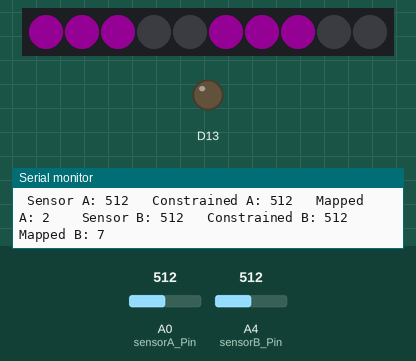
The sketch below on a simulated Adafruit Circuit Playground Express. On the bench: 10 RGB LEDs in strip order, left to right, output pins drawn as LEDs (lit = HIGH), the last lines printed to the serial monitor. The test bench sets the inputs (shaded band); at power-on: A0 (sensorA_Pin) = 512, A4 (sensorB_Pin) = 512. Dim RGB values are drawn brighter than linear.

Above: at 1.2 s.
1.3 s: A0 (sensorA_Pin) set to 757
2.8 s: A0 (sensorA_Pin) set to 778
At 3.9 s:
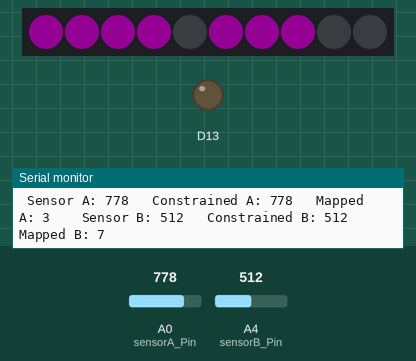
4.3 s: A4 (sensorB_Pin) set to 306
At 5.2 s:
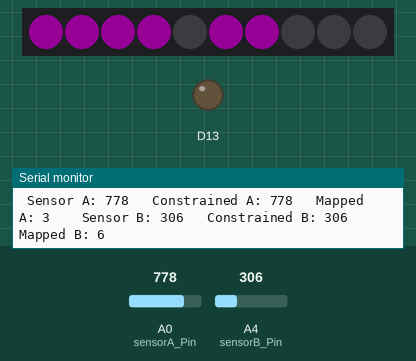
5.8 s: A0 (sensorA_Pin) set to 716
At 6.7 s:
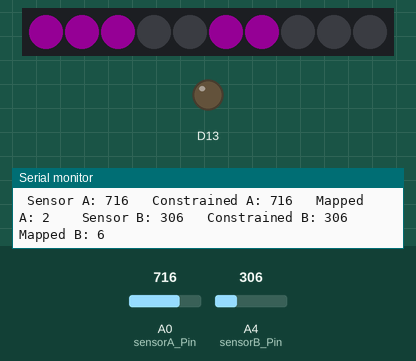
8.8 s: A4 (sensorB_Pin) set to 267
11.8 s: A4 (sensorB_Pin) set to 241
At 12.1 s:
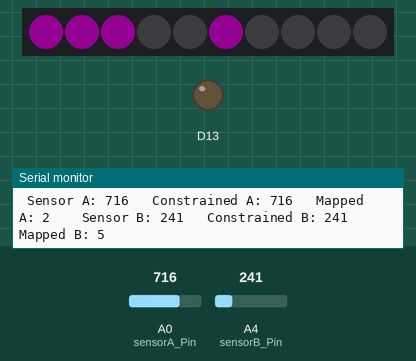
Timing chart, 0 to 14.3 s (numbered marks = the images above; inputs shaded):
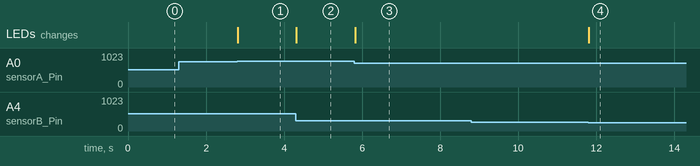

The sketch:

CPX_2xanalogSensors_MappedtoNeopixels.ino
```cpp
// map the value of two analog sensors to the number of neopixels lit up on either half of the CPX

#include <Adafruit_CircuitPlayground.h>

#define sensorA_Pin A0
#define sensorA_firstNeopixel 0
#define sensorA_lastNeopixel 4
#define sensorB_Pin A4
#define sensorB_firstNeopixel 5
#define sensorB_lastNeopixel 9

// Change to the lowest & highest values you see in the Serial Monitor
int sensorA_ValueLow = 0;
int sensorA_ValueHigh = 1023;
int sensorB_ValueLow = 0;
int sensorB_ValueHigh = 1023;

int sensorA_value;
int sensorA_value_constrained;
int sensorA_value_mapped;
int sensorB_value;
int sensorB_value_constrained;
int sensorB_value_mapped;

void setup() {
  Serial.begin(9600);
  CircuitPlayground.begin();
}

void loop() {
  CircuitPlayground.clearPixels();

  sensorA_value = analogRead(sensorA_Pin);
  sensorA_value_constrained = constrain(sensorA_value, sensorA_ValueLow, sensorA_ValueHigh);
  sensorA_value_mapped = map(sensorA_value_constrained, sensorA_ValueLow, sensorA_ValueHigh, sensorA_firstNeopixel, sensorA_lastNeopixel);

  for (int i = sensorA_firstNeopixel; i <= sensorA_value_mapped; i++) {
    CircuitPlayground.setPixelColor(i, 0xFF00FF);
  }

  Serial.print(" Sensor A: ");
  Serial.print(sensorA_value);
  Serial.print("\t Constrained A: ");
  Serial.print(sensorA_value_constrained);
  Serial.print("\t Mapped A: ");
  Serial.print(sensorA_value_mapped);
    Serial.print("\t\t");

  sensorB_value = analogRead(sensorB_Pin);
  sensorB_value_constrained = constrain(sensorB_value, sensorB_ValueLow, sensorB_ValueHigh);
  sensorB_value_mapped = map(sensorB_value_constrained, sensorB_ValueLow, sensorB_ValueHigh, sensorB_firstNeopixel, sensorB_lastNeopixel);

  for (int i = sensorB_firstNeopixel; i <= sensorB_value_mapped; i++) {
    CircuitPlayground.setPixelColor(i, 0xFF00FF);
  }

  Serial.print("Sensor B: ");
  Serial.print(sensorB_value);
  Serial.print("\t Constrained B: ");
  Serial.print(sensorB_value_constrained);
  Serial.print("\t Mapped B: ");
  Serial.print(sensorB_value_mapped);

  Serial.println();

  delay(10);
}
```

Measured:
- after the input at 2.8 s, the LEDs: change at once (image 1)
- after the input at 4.3 s, the LEDs: change at once (image 2)
- after the input at 5.8 s, the LEDs: change at once (image 3)
- after the input at 11.8 s, the LEDs: change at once (image 4)
